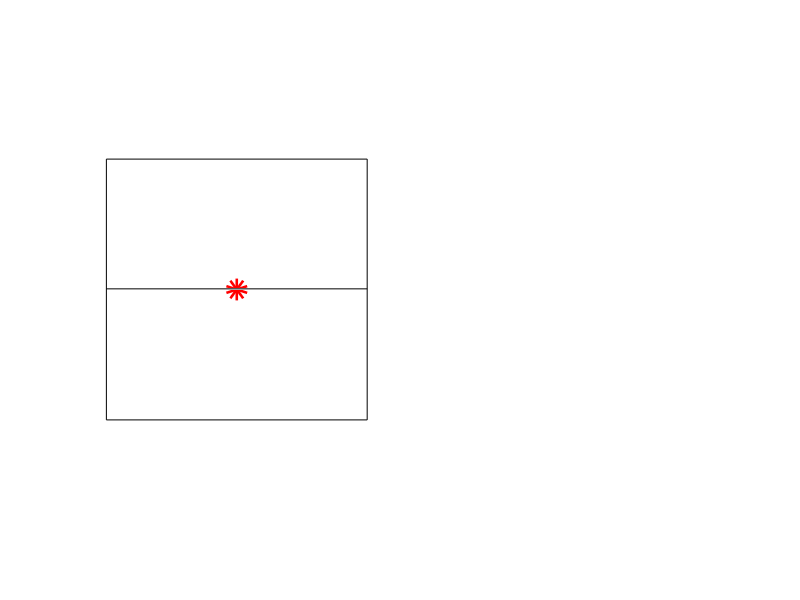

The MATLAB source for this figure: (Note: this script raises an error after producing the figure.)
Vx=0;
Vy=0;
Vz=-1;

V=[Vx Vy Vz];

Rball=1;
a=20;
X0=[1 1 20];

f=0.01;

t=1:0.2:20;
nPoints=numel(t);

Xr1=[a a 2*a;-a a 2*a;-a -a 2*a;a -a 2*a;a a 2*a;-a a 2*a;-a -a 2*a;a -a 2*a;-a 0.1 2*a]';
Xr2=[-a a 2*a;-a -a 2*a;a -a 2*a;a a 2*a;a a 0.1;-a a 0.1;-a -a 0.1;a -a 0.1;a 0.1 2*a]';

nPointsRoom=size(Xr1,2);

%Xw=[1;2;3]; %position in world coordinate
Xw=X0'*ones(1,nPoints)+V'*t; %position in world coordinate

rw=sqrt(Xw(1,:).^2+Xw(2,:).^2+Xw(3,:).^2);
RballScreen=f*Rball./rw;

pMov=f.*[Xw(1,:)./Xw(3,:);Xw(2,:)./Xw(3,:)];
pRoom1=f.*[Xr1(1,:)./Xr1(3,:);Xr1(2,:)./Xr1(3,:)];
pRoom2=f.*[Xr2(1,:)./Xr2(3,:);Xr2(2,:)./Xr2(3,:)];

[Xsp,Ysp,Zsp] = sphere(6);

ang=0:0.1:(2*pi+0.1);
Xc=cos(ang);
Yc=sin(ang);

hF=figure('Position',[100 100 1500 600]);
h1=subplot(1,2,1);
line([Xr1(1,:);Xr2(1,:)],[Xr1(2,:);Xr2(2,:)],[Xr1(3,:);Xr2(3,:)],'color','k');hold on;
plot3(0,0,0,'or','LineWidth',10);
xlabel('X');ylabel('Y');zlabel('Z');
axis equal off;
h1.XLimMode='manual';
h1.YLimMode='manual';
h1.ZLimMode='manual';
view(200,45);

h2=subplot(1,2,2);
line([pRoom1(1,:);pRoom2(1,:)],[pRoom1(2,:);pRoom2(2,:)],'color','k')
h2.XLim=[-f f];h2.YLim=[-f f];
hold on;axis equal off;
h2.XLimMode='manual';
h2.YLimMode='manual';

s=[];c=[];
for i=1:nPoints
    
    delete(s);
    s=surf(h1,Xw(1,i)+Xsp,Xw(2,i)+Ysp,Xw(3,i)+Zsp);
    
    delete(c);
    c=plot(h2,Xc.*RballScreen(i)+pMov(1,i),Yc.*RballScreen(i)+pMov(2,i));hold on;
    
    drawnow;
end